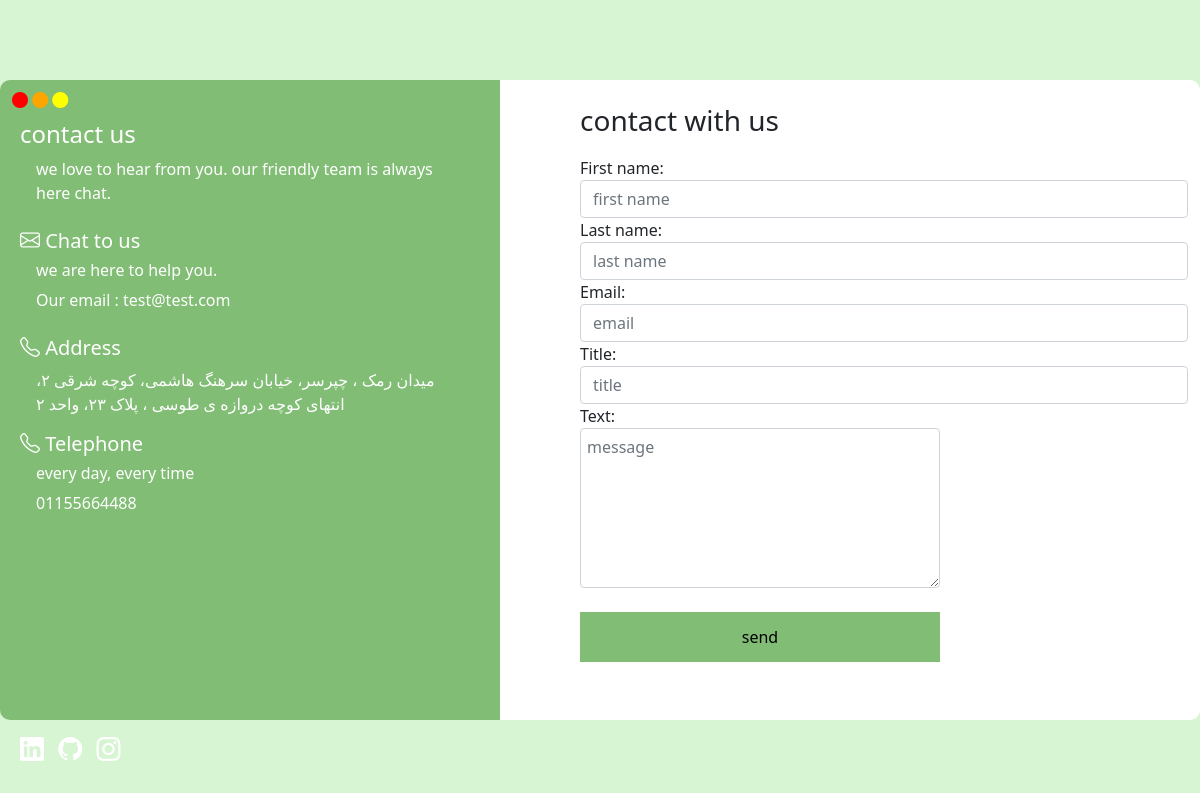
The page /contact-us/ on the database its author committed.
### site_module/models.py (models this page shows, shortened)
class SiteSetting(models.Model):
    site_name = models.CharField(max_length=200)
    site_url = models.URLField(max_length=200)
    address = models.CharField(max_length=200, null=True, blank=True)
    phone = models.CharField(max_length=200, null=True, blank=True)
    fax = models.CharField(max_length=200, null=True, blank=True)
    email = models.CharField(max_length=200, null=True, blank=True)
    copy_right = models.TextField(max_length=200)
    about_us = models.TextField(max_length=200)
    logo = models.ImageField(upload_to='images/site_logo', max_length=200)
    is_main_setting = models.BooleanField()

### contact_module/views.py (the view)
# urls.py: path('', views.ContactUs.as_view(), name='contact_us'),
class ContactUs(CreateView):
    form_class = ContactUsForm
    template_name = 'contact_module/contact_us.html'
    success_url = "/contact-us"
    def get_context_data(self, **kwargs):
        context = super().get_context_data(**kwargs)
        setting: SiteSetting = SiteSetting.objects.filter(is_main_setting=True).first()
        context['site_setting'] = setting
        return context

### contact_module/forms.py
class ContactUsForm(forms.ModelForm):
    class Meta:
        model = ContactUsModel
        fields = ['first_name', 'last_name', 'email', 'title', 'text']
        widgets = {
            'first_name': forms.TextInput(attrs={
                'class': 'form-control',
                'placeholder': 'first name'
            }),
            'last_name': forms.TextInput(attrs={
                'class': 'form-control',
                'placeholder': 'last name'
            }),
            'email': forms.EmailInput(attrs={
                'class': 'form-control',
                'placeholder': 'email'
            }),
            'title': forms.TextInput(attrs={
                'class': 'form-control',
                'placeholder': 'title'
            }),
            'text': forms.Textarea(attrs={
                'class': 'form-control',
                'placeholder': 'message',
                'id': 'message'
            }),
        }

### contact_module/templates/contact_module/contact_us.html (shortened to what this page needs)
{% extends 'shared/_layout.html' %}
{% block content %}
    <div class="container-fluid w-100 d-flex justify-content-center align-items-start contactContainer">
        <div class="container-fluid container-xxl d-flex justify-content-start align-items-start flex-wrap p-0 m-0 contact">
            <div class="row col-12 col-lg-5 p-0 m-0 flex-wrap contactWays justify-content-start align-items-start">
                <div class="circles my-2">
                    <i class="bi bi-circle-fill"></i>
                    <i class="bi bi-circle-fill"></i>
                    <i class="bi bi-circle-fill"></i>
                </div>
                <div class="contactContent">
                    <h4 class="mx-2">contact us</h4>
                    <p class="mb-4 mx-4">we love to hear from you. our friendly team is always here chat.</p>
                    <h5 class="mb-2 mx-2"><i class="bi bi-envelope"></i> Chat to us</h5>
                    <h6 class="mb-2 mx-4">we are here to help you.</h6>
                    <p class="mb-4 mx-4"> Our email : {{ site_setting.email }}</p>
                    <h5 class="mb-2 mx-2"><i class="bi bi-telephone"></i> Address</h5>
                    <p class="mx-4">{{ site_setting.address }}</p>
                    <h5 class="mb-2 mx-2"><i class="bi bi-telephone"></i> Telephone</h5>
                    <h6 class="mb-2 mx-4">every day, every time</h6>
                    <p class="mx-4">{{ site_setting.phone }}</p>
                </div>
                <div class="contactLinks mx-2">
                    <a href=""><i class="bi bi-linkedin"></i></a>
                    <a href="" class="ms-2"><i class="bi bi-github"></i></a>
                    <a href="" class="ms-2"><i class="bi bi-instagram"></i></a>
                </div>
            </div>
            <div class="row col-12 col-lg-7 p-0 m-0 flex-wrap contactUs justify-content-start align-items-start">
                <h3 class="mt-4">contact with us</h3>
                <form action="{% url 'contact_us' %}" method="post">
                    {{ form.first_name.label_tag }}
                    {{ form.first_name }}
                    {{ form.last_name.label_tag }}
                    {{ form.last_name }}
                    {{ form.email.label_tag }}
                    {{ form.email }}
                    {{ form.title.label_tag }}
                    {{ form.title }}
                    {{ form.text.label_tag }}
                    {{ form.text }}
                    <br>
                    <div>
                        <button type="submit" class=" mb-5">send</button>
                    </div>
                </form>
            </div>
        </div>
    </div>
{% endblock %}

### statics/stylesheet/master.css (style rules this page uses)
.contactWays, .contactUs { height: 80vh; }
.contactWays { background-color: rgb(129, 189, 117); color: white; border-radius: 10px 0 0 10px; margin: 60px; }
.bi-circle-fill:nth-of-type(1) { color: red; }
.bi-circle-fill:nth-of-type(2) { color: orange; }
.bi-circle-fill:nth-of-type(3) { color: yellow; }
.contactContent { margin-bottom: 200px; }
.contactLinks { font-size: 24px; }
.contactLinks > a { color: white; }
.contactContainer { padding: 10vh 0; background-color: rgb(216, 245, 211); }
.contactUs { background-color: white; border-radius: 0 10px 10px 0; }
.contactUs > * { padding-left: 80px; }
.contactUs textarea { width: 360px; height: 160px; padding: 6px; }
.contactUs button { width: 360px; height: 50px; background-color: rgb(129, 189, 117); border: none; }

### rows shown on the page
SiteSetting: email "test@test.com", address "میدان رمک ، چپرسر، خیابان سرهنگ هاشمی، کوچه شرقی ۲، انتهای کوچه دروازه ی طوسی ، پلاک ۲۳، واحد ۲", phone "01155664488"
